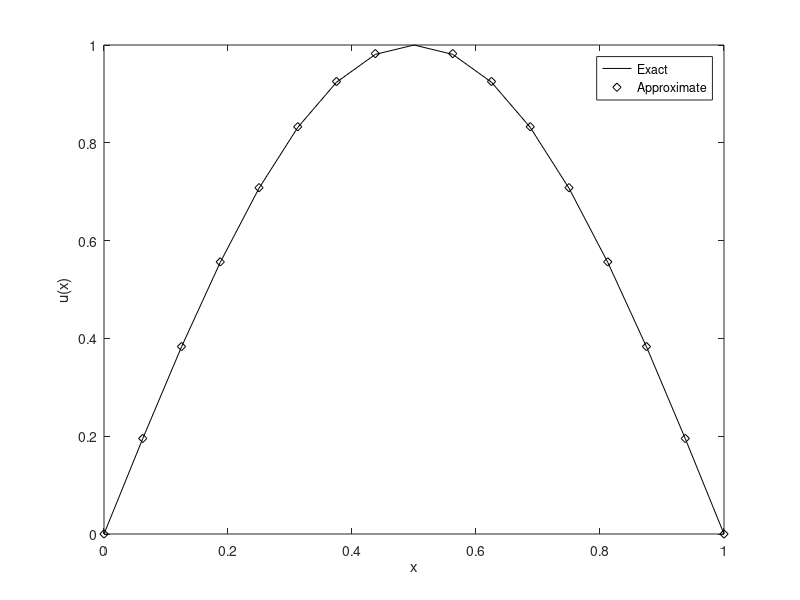

Recreate this plot in MATLAB.
% Bradie: section 8.1, example 1, refinement test
%
% We solve the BVP
%
%  -u'' + pi^2 u = 2 pi^2 sin(pi x)
%  u(0) = 0, u(1) = 0
% 
% which has exact solution u(x) = sin(pi x).  We use a refinement test to
% illustrate that the error is O(h^2)

% identify boundary conditions
u0 = 0;
uN = 0;

% initialize the refinement
ntests = 8;
Merr = zeros(ntests, 1);  % max error
Rerr = zeros(ntests, 1);  % RMS error

for k=1:ntests
    % set computational grid
    N = 2^(k+1);
    x0 = 0; xN = 1; h = (xN - x0)/N;
    x = x0:h:xN; x = x(:);

    % Identify coefficient functions.  Note, these need only be expressed at
    % interior points, i.e. x(2:N).
    r = -2*pi^2*sin(pi*x(2:N));
    p = zeros(size(x(2:N)));
    q = pi^2*ones(size(x(2:N)));

    % get diagonal, upper, lower, elements of A
    d = (2 + h^2*q);
    l = (-1 - h/2*p);
    u = (-1 + h/2*p);

    % Set the coefficient matrix A and right hand side b
    A = diag([1; d; 1]);                         % enter diagonal elements
    A = A + diag([l; 0], -1) + diag([0; u], 1);  % add super/sub diag elements

    b = [u0; -h^2*r; uN];

    % solve
    w = A\b;

    % exact solution
    u = sin(pi*x);
    
    % do Figure 8.4
    if N==16
        plot(x, u, 'k', x, w, 'kd')
        xlabel('x')
        ylabel('u(x)')
        legend('Exact', 'Approximate')
        axis([0 1 0 1])
    end

    % Max error and RMS error
    Merr(k) = norm(u - w, inf);
    Rerr(k) = 1/sqrt(N)*norm(u - w, 2);
end    
    
pfmt0 = '%3i\t %.8f\t\t\t %.8f\n';
pfmt = '%3i\t %.8f\t %.6f\t %.8f\t %.6f\n';
for k=1:ntests
    N = 2^(k+1);
    if k==1
        fprintf(pfmt0, N, Merr(k), Rerr(k))
    else
        fprintf(pfmt, N, Merr(k), Merr(k-1)/Merr(k), Rerr(k), Rerr(k-1)/Rerr(k))
    end
end

